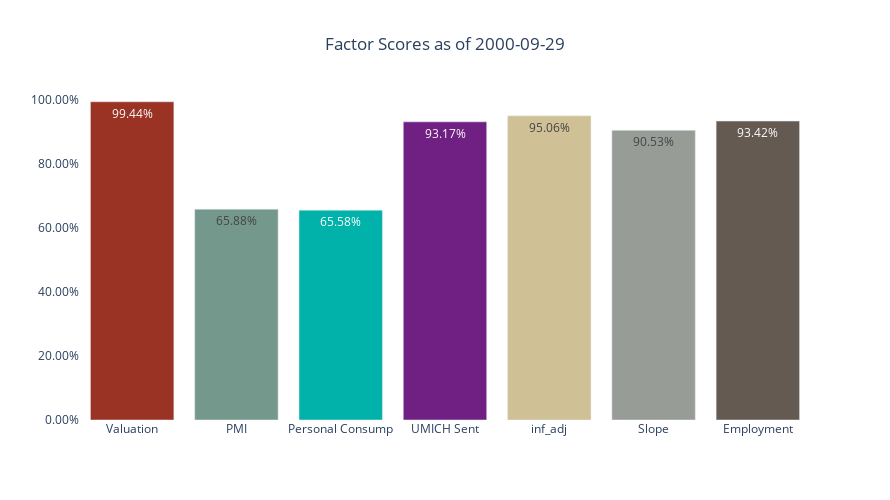

The notebook cell saved with this chart:
### Code cell
k['2000-09-29']

### Figure 1 — Plotly figure (JSON) as saved in the notebook; plotly's stock layout.template omitted (floating-point values rounded to 4 significant figures)
{"data": [{"marker": {"color": ["#9A3324", "#75988d", "#00B2A9", "#702082", "#CFC096", "#989C97", "#655A52"]}, "text": ["99.44%", "65.88%", "65.58%", "93.17%", "95.06%", "90.53%", "93.42%"], "textposition": "inside", "type": "bar", "x": ["Valuation", "PMI", "Personal Consump", "UMICH Sent", "inf_adj", "Slope", "Employment"], "y": [0.9944, 0.6588, 0.6558, 0.9317, 0.9506, 0.9053, 0.9342]}], "layout": {"height": 500, "paper_bgcolor": "white", "plot_bgcolor": "white", "title": {"text": "Factor Scores as of 2000-09-29", "x": 0.5}, "width": 890, "xaxis": {"autorange": true, "range": [-0.5, 6.5], "type": "category"}, "yaxis": {"range": [0, 1], "tickformat": ".2%", "type": "linear"}}}
